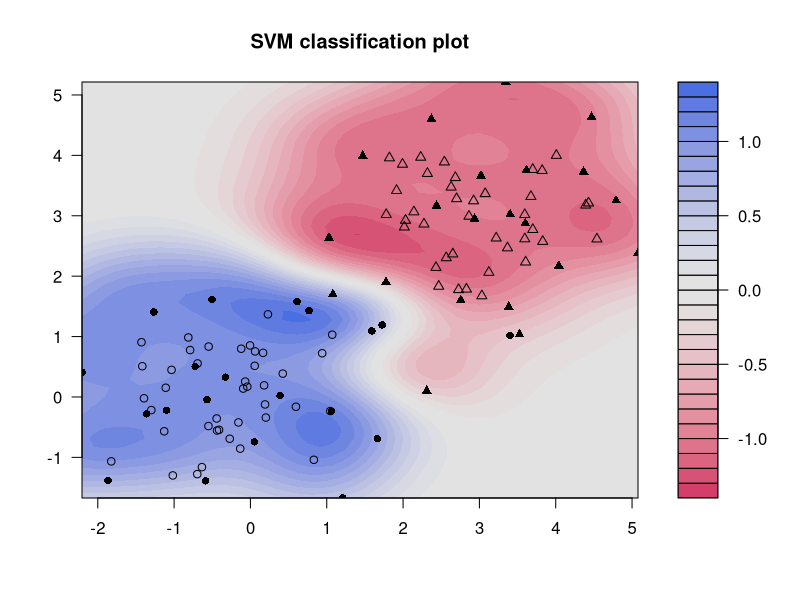
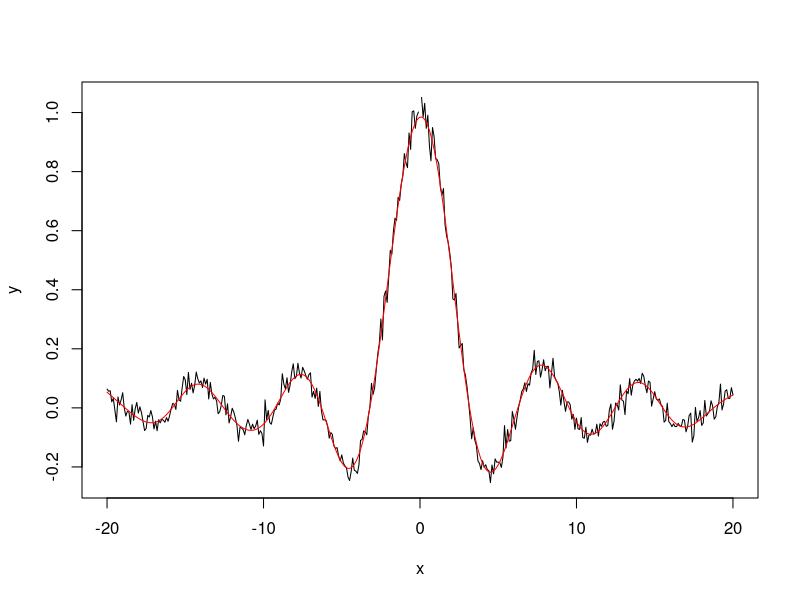

The R script that drew these images, in order:
install.packages('kernlab')
library('kernlab')


data(spam)


index <- sample(1:dim(spam)[1])
spamtrain <- spam[index[1:floor(dim(spam)[1]/2)], ]
spamtest <- spam[index[((ceiling(dim(spam)[1]/2)) + 1):dim(spam)[1]], ]


filter <- ksvm(type~.,data=spamtrain,kernel="rbfdot",
               kpar=list(sigma=0.05),C=5,cross=3)
filter


mailtype <- predict(filter,spamtest[,-58])


table(mailtype,spamtest[,58])



data(iris)


rbf <- rbfdot(sigma=0.1)
rbf


irismodel <- ksvm(Species~.,data=iris,type="C-bsvc",
                  kernel=rbf,C=10,prob.model=TRUE)

irismodel


fitted(irismodel)

## Test on the training set with probabilities as output
predict(irismodel, iris[,-5], type="probabilities")



x <- rbind(matrix(rnorm(120),,2),matrix(rnorm(120,mean=3),,2))
y <- matrix(c(rep(1,60),rep(-1,60)))

svp <- ksvm(x,y,type="C-svc")
plot(svp,data=x)



K <- as.kernelMatrix(crossprod(t(x)))

svp2 <- ksvm(K, y, type="C-svc")

svp2


xtest <- rbind(matrix(rnorm(20),,2),matrix(rnorm(20,mean=3),,2))



Ktest <- as.kernelMatrix(crossprod(t(xtest),t(x[SVindex(svp2), ])))

predict(svp2, Ktest)




k <- function(x,y) {(sum(x*y) +1)*exp(-0.001*sum((x-y)^2))}
class(k) <- "kernel"

data(promotergene)


gene <- ksvm(Class~.,data=promotergene[c(1:20, 80:100),],kernel=k,
             C=5,cross=5)

gene



data(reuters)
is(reuters)
tsv <- ksvm(reuters,rlabels,kernel="stringdot",
            kpar=list(length=5),cross=3,C=10)
tsv




x <- seq(-20,20,0.1)
y <- sin(x)/x + rnorm(401,sd=0.03)


regm <- ksvm(x,y,epsilon=0.01,kpar=list(sigma=16),cross=3)
plot(x,y,type="l")
lines(x,predict(regm,x),col="red")
